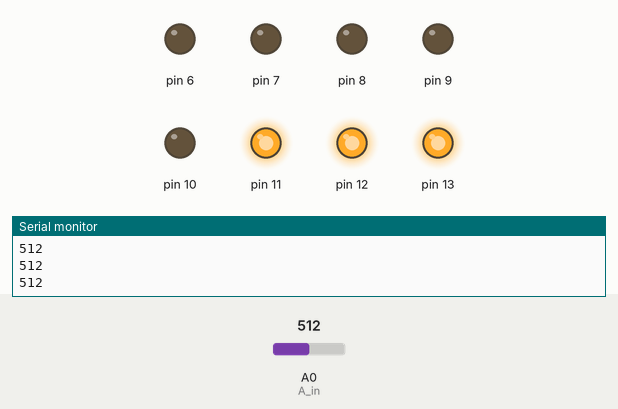
A sketch run on a simulated Arduino Uno, built with avr-gcc and run on an emulated ATmega328P. On the bench: output pins drawn as LEDs (lit = HIGH), the last lines printed to the serial monitor. The inputs (shaded band) are chosen by the test bench; at power-on: A0 (A_in) = 512.

Above: at 1.2 s.
1.3 s: A0 (A_in) set to 627
2.8 s: A0 (A_in) set to 656
At 3.1 s:
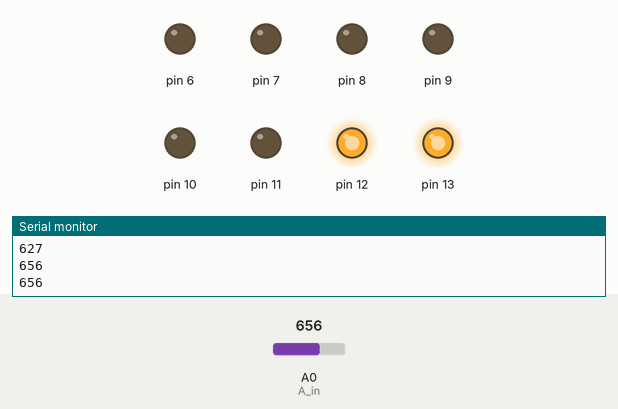
4.3 s: A0 (A_in) set to 511
At 5.6 s:
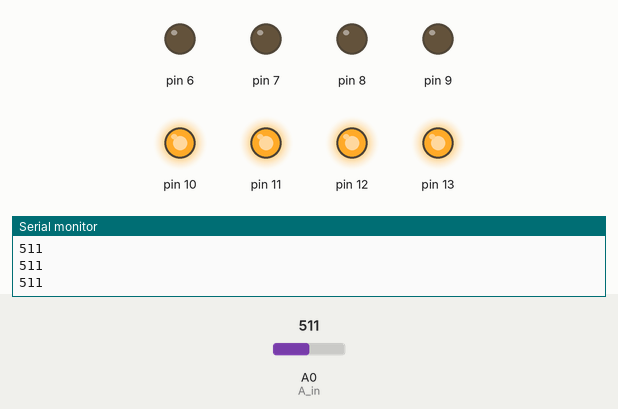
5.9 s: A0 (A_in) set to 402
7.4 s: A0 (A_in) set to 367
At 8.2 s:
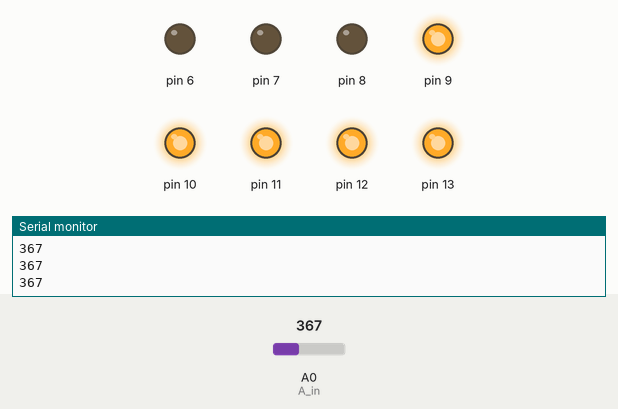
8.9 s: A0 (A_in) set to 716
At 9.5 s:
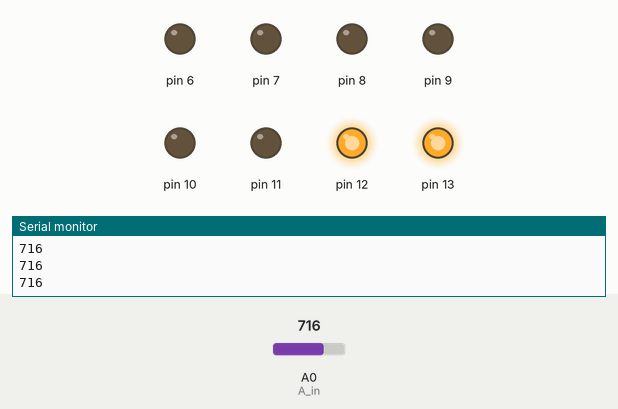
Timing chart, 0 to 11.5 s (numbered marks = the images above; inputs shaded):
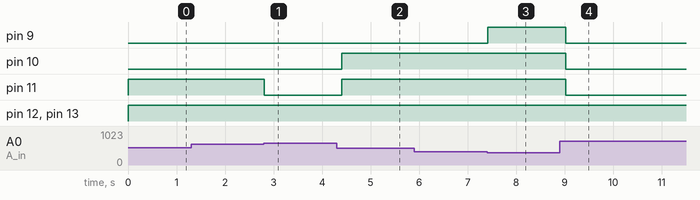

The sketch:

bar.ino
```cpp
// bar.ino
int A_in = A0;

void setup() {
	Serial.begin(9600);
	for (int i = 0;i < 8;i++) pinMode(i + 6, OUTPUT);
}

void loop() {
	int re = analogRead(A_in);
	Serial.println(re);
	re = map(re,0,1023,0,8);
	for (int i = 0;i <= re;i++) {
		digitalWrite(i + 6, LOW);
	}
	for (int i = re + 1;i < 8;i++) {
		digitalWrite(i + 6, HIGH);
	}
	delay(200);
}
```

Measured:
- the behaviour switches between 639 and 640 on A0 (A_in) (found by bisection; images 0 and 1)
- the behaviour switches between 384 and 383 on A0 (A_in) (found by bisection; images 2 and 3)
- after the input at 2.8 s, pin 11: HIGH → LOW at once
- after the input at 4.3 s, pin 10, pin 11: LOW → HIGH after 0.11 s
- after the input at 7.4 s, pin 9: LOW → HIGH at once
- after the input at 8.9 s, pin 9–11: HIGH → LOW after 0.12 s
